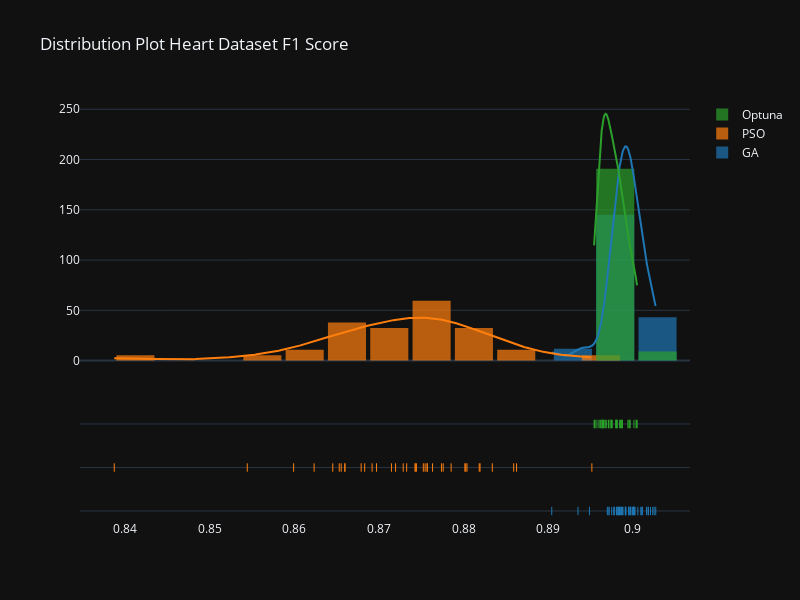

Write notebook code for a chart like this one.
### Code cell
import plotly.figure_factory as ff
import plotly.graph_objects as go
import plotly.express as px
import numpy as np

hist_data = [heart_ga['F1'], heart_pso['F1'], heart_optuna['F1']]
group_labels = ['GA', 'PSO', 'Optuna'] # name of the dataset


fig = ff.create_distplot(hist_data, group_labels, curve_type='kde', bin_size=.005, show_hist=True)
fig.update_layout(template = 'plotly_dark')
fig.update_layout(bargap=0.1, width=800, height=600, title='Distribution Plot Heart Dataset F1 Score')
fig.show()

### Figure 1 — Plotly figure (JSON) as saved in the notebook; plotly's stock layout.template omitted (floating-point values rounded to 4 significant figures; data arrays with more than 128 entries replaced by an {"elided": "..."} marker saying what was removed)
{"data": [{"autobinx": false, "histnorm": "probability density", "legendgroup": "GA", "marker": {"color": "rgb(31, 119, 180)"}, "name": "GA", "opacity": 0.7, "type": "histogram", "x": [0.8984, 0.9, 0.9021, 0.8982, 0.9023, 0.8982, 0.8981, 0.9001, 0.8978, 0.8991, 0.8971, 0.8992, 0.8986, 0.8997, 0.8988, 0.8972, 0.897, 0.8985, 0.9011, 0.8935, 0.8998, 0.8949, 0.9001, 0.8999, 0.8983, 0.8988, 0.8995, 0.8991, 0.9006, 0.8995, 0.8904, 0.8995, 0.9001, 0.8986, 0.8975, 0.8981, 0.9002, 0.9009, 0.901, 0.8997, 0.9018, 0.8996, 0.8987, 0.9016, 0.9027, 0.9002, 0.8991, 0.9018, 0.8977, 0.9025, 0.8984], "xaxis": "x", "xbins": {"end": 0.9027, "size": 0.005, "start": 0.8904}, "yaxis": "y"}, {"autobinx": false, "histnorm": "probability density", "legendgroup": "PSO", "marker": {"color": "rgb(255, 127, 14)"}, "name": "PSO", "opacity": 0.7, "type": "histogram", "x": [0.8862, 0.866, 0.8387, 0.8859, 0.8544, 0.8683, 0.8679, 0.8697, 0.8834, 0.8802, 0.8692, 0.8744, 0.8743, 0.8801, 0.8599, 0.8655, 0.8754, 0.8752, 0.8763, 0.8733, 0.8776, 0.8653, 0.8645, 0.866, 0.8785, 0.8757, 0.8728, 0.8818, 0.8757, 0.8623, 0.8951, 0.8742, 0.8819, 0.8804, 0.8715, 0.8774, 0.8719], "xaxis": "x", "xbins": {"end": 0.8951, "size": 0.005, "start": 0.8387}, "yaxis": "y"}, {"autobinx": false, "histnorm": "probability density", "legendgroup": "Optuna", "marker": {"color": "rgb(44, 160, 44)"}, "name": "Optuna", "opacity": 0.7, "type": "histogram", "x": [0.8955, 0.8995, 0.8969, 0.8954, 0.8964, 0.8987, 0.8981, 0.8963, 0.8984, 0.8961, 0.8997, 0.8981, 0.9004, 0.8987, 0.8975, 0.8971, 0.8966, 0.8994, 0.8975, 0.8975, 0.8971, 0.898, 0.8968, 0.8974, 0.8971, 0.898, 0.8961, 0.8957, 0.8955, 0.8963, 0.896, 0.9001, 0.8973, 0.8965, 0.8985, 0.8966, 0.9004, 0.8965, 0.8964, 0.9005, 0.8981, 0.8987, 0.8986, 0.8996], "xaxis": "x", "xbins": {"end": 0.9005, "size": 0.005, "start": 0.8954}, "yaxis": "y"}, {"legendgroup": "GA", "marker": {"color": "rgb(31, 119, 180)"}, "mode": "lines", "name": "GA", "showlegend": false, "type": "scatter", "x": {"elided": "500 float values"}, "xaxis": "x", "y": {"elided": "500 float values"}, "yaxis": "y"}, {"legendgroup": "PSO", "marker": {"color": "rgb(255, 127, 14)"}, "mode": "lines", "name": "PSO", "showlegend": false, "type": "scatter", "x": {"elided": "500 float values"}, "xaxis": "x", "y": {"elided": "500 float values"}, "yaxis": "y"}, {"legendgroup": "Optuna", "marker": {"color": "rgb(44, 160, 44)"}, "mode": "lines", "name": "Optuna", "showlegend": false, "type": "scatter", "x": {"elided": "500 float values"}, "xaxis": "x", "y": {"elided": "500 float values"}, "yaxis": "y"}, {"legendgroup": "GA", "marker": {"color": "rgb(31, 119, 180)", "symbol": "line-ns-open"}, "mode": "markers", "name": "GA", "showlegend": false, "type": "scatter", "x": [0.8984, 0.9, 0.9021, 0.8982, 0.9023, 0.8982, 0.8981, 0.9001, 0.8978, 0.8991, 0.8971, 0.8992, 0.8986, 0.8997, 0.8988, 0.8972, 0.897, 0.8985, 0.9011, 0.8935, 0.8998, 0.8949, 0.9001, 0.8999, 0.8983, 0.8988, 0.8995, 0.8991, 0.9006, 0.8995, 0.8904, 0.8995, 0.9001, 0.8986, 0.8975, 0.8981, 0.9002, 0.9009, 0.901, 0.8997, 0.9018, 0.8996, 0.8987, 0.9016, 0.9027, 0.9002, 0.8991, 0.9018, 0.8977, 0.9025, 0.8984], "xaxis": "x", "y": ["GA", "GA", "GA", "GA", "GA", "GA", "GA", "GA", "GA", "GA", "GA", "GA", "GA", "GA", "GA", "GA", "GA", "GA", "GA", "GA", "GA", "GA", "GA", "GA", "GA", "GA", "GA", "GA", "GA", "GA", "GA", "GA", "GA", "GA", "GA", "GA", "GA", "GA", "GA", "GA", "GA", "GA", "GA", "GA", "GA", "GA", "GA", "GA", "GA", "GA", "GA"], "yaxis": "y2"}, {"legendgroup": "PSO", "marker": {"color": "rgb(255, 127, 14)", "symbol": "line-ns-open"}, "mode": "markers", "name": "PSO", "showlegend": false, "type": "scatter", "x": [0.8862, 0.866, 0.8387, 0.8859, 0.8544, 0.8683, 0.8679, 0.8697, 0.8834, 0.8802, 0.8692, 0.8744, 0.8743, 0.8801, 0.8599, 0.8655, 0.8754, 0.8752, 0.8763, 0.8733, 0.8776, 0.8653, 0.8645, 0.866, 0.8785, 0.8757, 0.8728, 0.8818, 0.8757, 0.8623, 0.8951, 0.8742, 0.8819, 0.8804, 0.8715, 0.8774, 0.8719], "xaxis": "x", "y": ["PSO", "PSO", "PSO", "PSO", "PSO", "PSO", "PSO", "PSO", "PSO", "PSO", "PSO", "PSO", "PSO", "PSO", "PSO", "PSO", "PSO", "PSO", "PSO", "PSO", "PSO", "PSO", "PSO", "PSO", "PSO", "PSO", "PSO", "PSO", "PSO", "PSO", "PSO", "PSO", "PSO", "PSO", "PSO", "PSO", "PSO"], "yaxis": "y2"}, {"legendgroup": "Optuna", "marker": {"color": "rgb(44, 160, 44)", "symbol": "line-ns-open"}, "mode": "markers", "name": "Optuna", "showlegend": false, "type": "scatter", "x": [0.8955, 0.8995, 0.8969, 0.8954, 0.8964, 0.8987, 0.8981, 0.8963, 0.8984, 0.8961, 0.8997, 0.8981, 0.9004, 0.8987, 0.8975, 0.8971, 0.8966, 0.8994, 0.8975, 0.8975, 0.8971, 0.898, 0.8968, 0.8974, 0.8971, 0.898, 0.8961, 0.8957, 0.8955, 0.8963, 0.896, 0.9001, 0.8973, 0.8965, 0.8985, 0.8966, 0.9004, 0.8965, 0.8964, 0.9005, 0.8981, 0.8987, 0.8986, 0.8996], "xaxis": "x", "y": ["Optuna", "Optuna", "Optuna", "Optuna", "Optuna", "Optuna", "Optuna", "Optuna", "Optuna", "Optuna", "Optuna", "Optuna", "Optuna", "Optuna", "Optuna", "Optuna", "Optuna", "Optuna", "Optuna", "Optuna", "Optuna", "Optuna", "Optuna", "Optuna", "Optuna", "Optuna", "Optuna", "Optuna", "Optuna", "Optuna", "Optuna", "Optuna", "Optuna", "Optuna", "Optuna", "Optuna", "Optuna", "Optuna", "Optuna", "Optuna", "Optuna", "Optuna", "Optuna", "Optuna"], "yaxis": "y2"}], "layout": {"bargap": 0.1, "barmode": "overlay", "height": 600, "hovermode": "closest", "legend": {"traceorder": "reversed"}, "title": {"text": "Distribution Plot Heart Dataset F1 Score"}, "width": 800, "xaxis": {"anchor": "y2", "domain": [0, 1], "zeroline": false}, "yaxis": {"anchor": "free", "domain": [0.35, 1], "position": 0}, "yaxis2": {"anchor": "x", "domain": [0, 0.25], "dtick": 1, "showticklabels": false}}}
